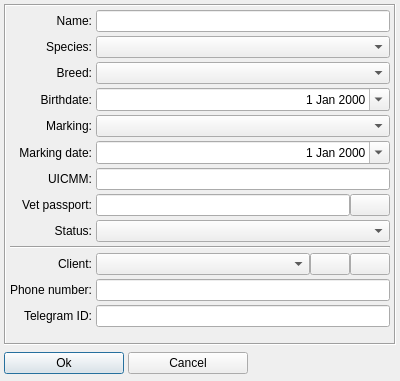
<?xml version="1.0" encoding="UTF-8"?>
<ui version="4.0">
 <class>TPetDlg</class>
 <widget class="QDialog" name="TPetDlg">
  <property name="geometry">
   <rect>
    <x>0</x>
    <y>0</y>
    <width>400</width>
    <height>381</height>
   </rect>
  </property>
  <property name="windowTitle">
   <string>Pet</string>
  </property>
  <property name="windowIcon">
   <iconset resource="../res/petcore.qrc">
    <normaloff>:/images/pets</normaloff>:/images/pets</iconset>
  </property>
  <layout class="QVBoxLayout" name="mainLayout">
   <property name="spacing">
    <number>4</number>
   </property>
   <property name="leftMargin">
    <number>4</number>
   </property>
   <property name="topMargin">
    <number>4</number>
   </property>
   <property name="rightMargin">
    <number>4</number>
   </property>
   <property name="bottomMargin">
    <number>4</number>
   </property>
   <item>
    <widget class="QFrame" name="petFrame">
     <property name="frameShape">
      <enum>QFrame::Shape::Box</enum>
     </property>
     <property name="frameShadow">
      <enum>QFrame::Shadow::Sunken</enum>
     </property>
     <layout class="QGridLayout" name="petLayout" rowstretch="0,0,0,0,0,0,0,0,0,0,0,0,0,1">
      <property name="leftMargin">
       <number>4</number>
      </property>
      <property name="topMargin">
       <number>4</number>
      </property>
      <property name="rightMargin">
       <number>4</number>
      </property>
      <property name="bottomMargin">
       <number>4</number>
      </property>
      <property name="spacing">
       <number>4</number>
      </property>
      <item row="0" column="0">
       <widget class="QLabel" name="nameLbl">
        <property name="text">
         <string>Name:</string>
        </property>
        <property name="alignment">
         <set>Qt::AlignmentFlag::AlignRight|Qt::AlignmentFlag::AlignTrailing|Qt::AlignmentFlag::AlignVCenter</set>
        </property>
       </widget>
      </item>
      <item row="0" column="1">
       <widget class="QLineEdit" name="nameEdit"/>
      </item>
      <item row="1" column="0">
       <widget class="QLabel" name="speciesLbl">
        <property name="text">
         <string>Species:</string>
        </property>
        <property name="alignment">
         <set>Qt::AlignmentFlag::AlignRight|Qt::AlignmentFlag::AlignTrailing|Qt::AlignmentFlag::AlignVCenter</set>
        </property>
       </widget>
      </item>
      <item row="1" column="1">
       <widget class="TComboBox" name="speciesCombo"/>
      </item>
      <item row="2" column="0">
       <widget class="QLabel" name="breedLbl">
        <property name="text">
         <string>Breed:</string>
        </property>
        <property name="alignment">
         <set>Qt::AlignmentFlag::AlignRight|Qt::AlignmentFlag::AlignTrailing|Qt::AlignmentFlag::AlignVCenter</set>
        </property>
       </widget>
      </item>
      <item row="2" column="1">
       <widget class="TComboBox" name="breedCombo"/>
      </item>
      <item row="3" column="0">
       <widget class="QLabel" name="birthDateLbl">
        <property name="text">
         <string>Birthdate:</string>
        </property>
        <property name="alignment">
         <set>Qt::AlignmentFlag::AlignRight|Qt::AlignmentFlag::AlignTrailing|Qt::AlignmentFlag::AlignVCenter</set>
        </property>
       </widget>
      </item>
      <item row="3" column="1">
       <widget class="QDateEdit" name="birthdateEdit">
        <property name="alignment">
         <set>Qt::AlignmentFlag::AlignRight|Qt::AlignmentFlag::AlignTrailing|Qt::AlignmentFlag::AlignVCenter</set>
        </property>
        <property name="calendarPopup">
         <bool>true</bool>
        </property>
       </widget>
      </item>
      <item row="4" column="0">
       <widget class="QLabel" name="markingLbl">
        <property name="text">
         <string>Marking:</string>
        </property>
        <property name="alignment">
         <set>Qt::AlignmentFlag::AlignRight|Qt::AlignmentFlag::AlignTrailing|Qt::AlignmentFlag::AlignVCenter</set>
        </property>
       </widget>
      </item>
      <item row="4" column="1">
       <widget class="TComboBox" name="markingCombo"/>
      </item>
      <item row="5" column="0">
       <widget class="QLabel" name="mrkingDateLbl">
        <property name="text">
         <string>Marking date:</string>
        </property>
        <property name="alignment">
         <set>Qt::AlignmentFlag::AlignRight|Qt::AlignmentFlag::AlignTrailing|Qt::AlignmentFlag::AlignVCenter</set>
        </property>
       </widget>
      </item>
      <item row="5" column="1">
       <widget class="QDateEdit" name="markingDateEdit">
        <property name="alignment">
         <set>Qt::AlignmentFlag::AlignRight|Qt::AlignmentFlag::AlignTrailing|Qt::AlignmentFlag::AlignVCenter</set>
        </property>
        <property name="calendarPopup">
         <bool>true</bool>
        </property>
       </widget>
      </item>
      <item row="6" column="0">
       <widget class="QLabel" name="iucmmLbl">
        <property name="text">
         <string>UICMM:</string>
        </property>
        <property name="alignment">
         <set>Qt::AlignmentFlag::AlignRight|Qt::AlignmentFlag::AlignTrailing|Qt::AlignmentFlag::AlignVCenter</set>
        </property>
       </widget>
      </item>
      <item row="6" column="1">
       <widget class="QLineEdit" name="uicmmEdit">
        <property name="text">
         <string/>
        </property>
       </widget>
      </item>
      <item row="7" column="0">
       <widget class="QLabel" name="vetPassportLbl">
        <property name="text">
         <string>Vet passport:</string>
        </property>
        <property name="alignment">
         <set>Qt::AlignmentFlag::AlignRight|Qt::AlignmentFlag::AlignTrailing|Qt::AlignmentFlag::AlignVCenter</set>
        </property>
       </widget>
      </item>
      <item row="7" column="1">
       <layout class="QHBoxLayout" name="vetPassportLayout">
        <property name="spacing">
         <number>0</number>
        </property>
        <item>
         <widget class="QLineEdit" name="vetPassportEdit"/>
        </item>
        <item>
         <widget class="QPushButton" name="generateBtn">
          <property name="toolTip">
           <string>Generate vet passport</string>
          </property>
          <property name="text">
           <string/>
          </property>
          <property name="icon">
           <iconset resource="../res/petcore.qrc">
            <normaloff>:/images/ok</normaloff>:/images/ok</iconset>
          </property>
         </widget>
        </item>
       </layout>
      </item>
      <item row="8" column="0">
       <widget class="QLabel" name="statusLbl">
        <property name="text">
         <string>Status:</string>
        </property>
        <property name="alignment">
         <set>Qt::AlignmentFlag::AlignRight|Qt::AlignmentFlag::AlignTrailing|Qt::AlignmentFlag::AlignVCenter</set>
        </property>
       </widget>
      </item>
      <item row="8" column="1">
       <widget class="TComboBox" name="statusCombo">
        <property name="maxVisibleItems">
         <number>20</number>
        </property>
       </widget>
      </item>
      <item row="9" column="0" colspan="2">
       <widget class="Line" name="petLine">
        <property name="orientation">
         <enum>Qt::Orientation::Horizontal</enum>
        </property>
       </widget>
      </item>
      <item row="10" column="0">
       <widget class="QLabel" name="ownerLbl">
        <property name="text">
         <string>Client:</string>
        </property>
        <property name="alignment">
         <set>Qt::AlignmentFlag::AlignRight|Qt::AlignmentFlag::AlignTrailing|Qt::AlignmentFlag::AlignVCenter</set>
        </property>
       </widget>
      </item>
      <item row="11" column="0">
       <widget class="QLabel" name="phoenLbl">
        <property name="text">
         <string>Phone number:</string>
        </property>
        <property name="alignment">
         <set>Qt::AlignmentFlag::AlignRight|Qt::AlignmentFlag::AlignTrailing|Qt::AlignmentFlag::AlignVCenter</set>
        </property>
       </widget>
      </item>
      <item row="11" column="1">
       <widget class="QLineEdit" name="phoneEdit">
        <property name="readOnly">
         <bool>true</bool>
        </property>
       </widget>
      </item>
      <item row="12" column="0">
       <widget class="QLabel" name="telegramLbl">
        <property name="text">
         <string>Telegram ID:</string>
        </property>
        <property name="alignment">
         <set>Qt::AlignmentFlag::AlignRight|Qt::AlignmentFlag::AlignTrailing|Qt::AlignmentFlag::AlignVCenter</set>
        </property>
       </widget>
      </item>
      <item row="12" column="1">
       <widget class="QLineEdit" name="telegramEdit">
        <property name="readOnly">
         <bool>true</bool>
        </property>
       </widget>
      </item>
      <item row="13" column="0" colspan="2">
       <spacer name="petSpacer">
        <property name="orientation">
         <enum>Qt::Orientation::Vertical</enum>
        </property>
        <property name="sizeHint" stdset="0">
         <size>
          <width>0</width>
          <height>0</height>
         </size>
        </property>
       </spacer>
      </item>
      <item row="10" column="1">
       <layout class="QHBoxLayout" name="clientLayout" stretch="1,0,0">
        <property name="spacing">
         <number>0</number>
        </property>
        <item>
         <widget class="TComboBox" name="clientCombo"/>
        </item>
        <item>
         <widget class="QPushButton" name="appendClientBtn">
          <property name="toolTip">
           <string>Append client</string>
          </property>
          <property name="text">
           <string/>
          </property>
          <property name="icon">
           <iconset resource="../res/petcore.qrc">
            <normaloff>:/images/append</normaloff>:/images/append</iconset>
          </property>
         </widget>
        </item>
        <item>
         <widget class="QPushButton" name="editClientBtn">
          <property name="toolTip">
           <string>Edit client</string>
          </property>
          <property name="text">
           <string/>
          </property>
          <property name="icon">
           <iconset resource="../res/petcore.qrc">
            <normaloff>:/images/edit</normaloff>:/images/edit</iconset>
          </property>
         </widget>
        </item>
       </layout>
      </item>
     </layout>
    </widget>
   </item>
   <item>
    <widget class="QFrame" name="buttonFrame">
     <property name="minimumSize">
      <size>
       <width>0</width>
       <height>28</height>
      </size>
     </property>
     <property name="maximumSize">
      <size>
       <width>16777215</width>
       <height>28</height>
      </size>
     </property>
     <layout class="QHBoxLayout" name="buttonLayout">
      <property name="spacing">
       <number>4</number>
      </property>
      <property name="leftMargin">
       <number>0</number>
      </property>
      <property name="topMargin">
       <number>0</number>
      </property>
      <property name="rightMargin">
       <number>0</number>
      </property>
      <property name="bottomMargin">
       <number>0</number>
      </property>
      <item>
       <widget class="QPushButton" name="okBtn">
        <property name="minimumSize">
         <size>
          <width>120</width>
          <height>0</height>
         </size>
        </property>
        <property name="text">
         <string>Ok</string>
        </property>
        <property name="icon">
         <iconset resource="../res/petcore.qrc">
          <normaloff>:/images/ok</normaloff>:/images/ok</iconset>
        </property>
        <property name="default">
         <bool>true</bool>
        </property>
       </widget>
      </item>
      <item>
       <widget class="QPushButton" name="cancelBtn">
        <property name="minimumSize">
         <size>
          <width>120</width>
          <height>0</height>
         </size>
        </property>
        <property name="text">
         <string>Cancel</string>
        </property>
        <property name="icon">
         <iconset resource="../res/petcore.qrc">
          <normaloff>:/images/cancel</normaloff>:/images/cancel</iconset>
        </property>
        <property name="autoDefault">
         <bool>false</bool>
        </property>
       </widget>
      </item>
      <item>
       <spacer name="buttonSpacer">
        <property name="orientation">
         <enum>Qt::Orientation::Horizontal</enum>
        </property>
        <property name="sizeHint" stdset="0">
         <size>
          <width>40</width>
          <height>20</height>
         </size>
        </property>
       </spacer>
      </item>
     </layout>
    </widget>
   </item>
  </layout>
 </widget>
 <customwidgets>
  <customwidget>
   <class>TComboBox</class>
   <extends>QComboBox</extends>
   <header location="global">src/TComboBox.h</header>
  </customwidget>
 </customwidgets>
 <tabstops>
  <tabstop>nameEdit</tabstop>
  <tabstop>speciesCombo</tabstop>
  <tabstop>breedCombo</tabstop>
  <tabstop>birthdateEdit</tabstop>
  <tabstop>markingCombo</tabstop>
  <tabstop>markingDateEdit</tabstop>
  <tabstop>uicmmEdit</tabstop>
  <tabstop>vetPassportEdit</tabstop>
  <tabstop>generateBtn</tabstop>
  <tabstop>statusCombo</tabstop>
  <tabstop>clientCombo</tabstop>
  <tabstop>appendClientBtn</tabstop>
  <tabstop>editClientBtn</tabstop>
  <tabstop>phoneEdit</tabstop>
  <tabstop>telegramEdit</tabstop>
  <tabstop>okBtn</tabstop>
  <tabstop>cancelBtn</tabstop>
 </tabstops>
 <resources>
  <include location="../res/petcore.qrc"/>
 </resources>
 <connections/>
</ui>
